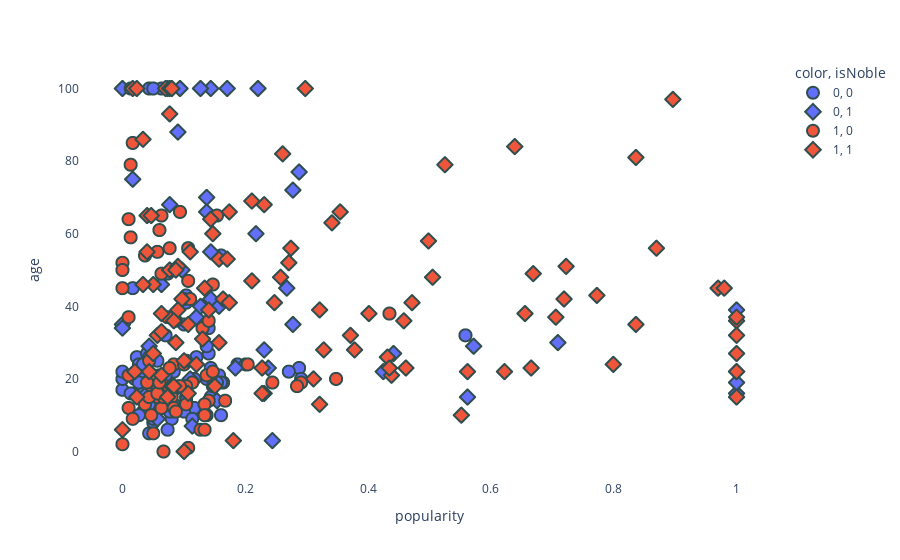

Notebook code cell kept with this figure:
### Code cell
fig = px.scatter(df, x = "popularity", y = "age", color = df["male"].astype(str), symbol = "isNoble", hover_name = "name")
fig.update_traces(marker=dict(size=12,
                              line=dict(width=2,
                                        color='DarkSlateGrey')),
                  selector=dict(mode='markers'))
fig.update_layout(
    plot_bgcolor='white'
)
fig.show()

### Figure 1 — Plotly figure (JSON) as saved in the notebook; plotly's stock layout.template omitted (floating-point values rounded to 4 significant figures; data arrays with more than 128 entries replaced by an {"elided": "..."} marker saying what was removed)
{"data": [{"hovertemplate": "<b>%{hovertext}</b><br><br>color=0<br>isNoble=0<br>popularity=%{x}<br>age=%{y}<extra></extra>", "hovertext": {"elided": "318 str values"}, "legendgroup": "0, 0", "marker": {"color": "#636efa", "line": {"color": "DarkSlateGrey", "width": 2}, "size": 12, "symbol": "circle"}, "mode": "markers", "name": "0, 0", "showlegend": true, "type": "scattergl", "x": {"elided": "318 float values"}, "xaxis": "x", "y": {"elided": "318 int values"}, "yaxis": "y"}, {"hovertemplate": "<b>%{hovertext}</b><br><br>color=0<br>isNoble=1<br>popularity=%{x}<br>age=%{y}<extra></extra>", "hovertext": {"elided": "190 str values"}, "legendgroup": "0, 1", "marker": {"color": "#636efa", "line": {"color": "DarkSlateGrey", "width": 2}, "size": 12, "symbol": "diamond"}, "mode": "markers", "name": "0, 1", "showlegend": true, "type": "scattergl", "x": {"elided": "190 float values"}, "xaxis": "x", "y": {"elided": "190 int values"}, "yaxis": "y"}, {"hovertemplate": "<b>%{hovertext}</b><br><br>color=1<br>isNoble=0<br>popularity=%{x}<br>age=%{y}<extra></extra>", "hovertext": {"elided": "405 str values"}, "legendgroup": "1, 0", "marker": {"color": "#EF553B", "line": {"color": "DarkSlateGrey", "width": 2}, "size": 12, "symbol": "circle"}, "mode": "markers", "name": "1, 0", "showlegend": true, "type": "scattergl", "x": {"elided": "405 float values"}, "xaxis": "x", "y": {"elided": "405 int values"}, "yaxis": "y"}, {"hovertemplate": "<b>%{hovertext}</b><br><br>color=1<br>isNoble=1<br>popularity=%{x}<br>age=%{y}<extra></extra>", "hovertext": {"elided": "449 str values"}, "legendgroup": "1, 1", "marker": {"color": "#EF553B", "line": {"color": "DarkSlateGrey", "width": 2}, "size": 12, "symbol": "diamond"}, "mode": "markers", "name": "1, 1", "showlegend": true, "type": "scattergl", "x": {"elided": "449 float values"}, "xaxis": "x", "y": {"elided": "449 int values"}, "yaxis": "y"}], "layout": {"legend": {"title": {"text": "color, isNoble"}, "tracegroupgap": 0}, "margin": {"t": 60}, "plot_bgcolor": "white", "xaxis": {"anchor": "y", "domain": [0, 1], "title": {"text": "popularity"}}, "yaxis": {"anchor": "x", "domain": [0, 1], "title": {"text": "age"}}}}
